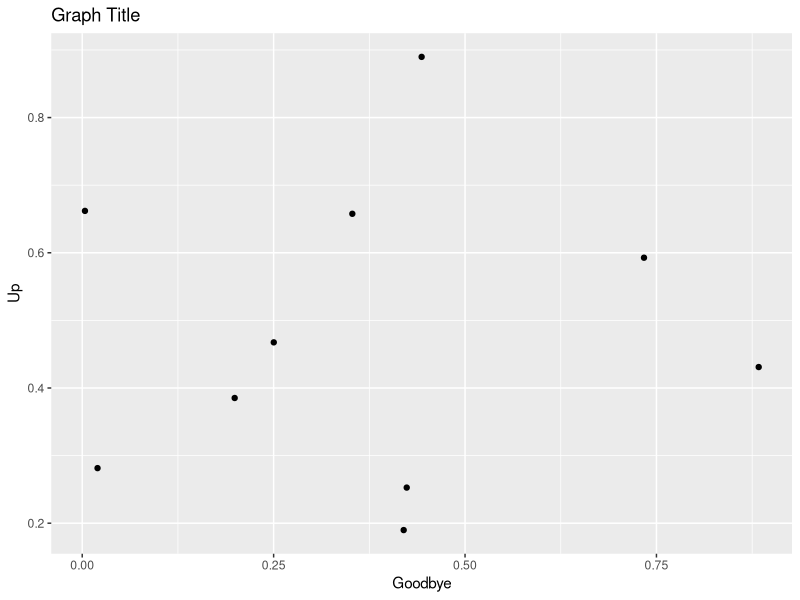

This figure's R source:
##----
##
##  Test File: Sample_Graph.R
##
##----

#' This file makes a sample graph.
#' It's point is to demonstrate how to save a file to GitHub and track changes.

library(ggplot2)

# Some points:
x <- data.frame(a=runif(10),
                b=runif(10))

# Some graph:
ggplot(x, aes(a,b)) +
  geom_point() +
  xlab("Goodbye") +
  ylab("Up") +
  ggtitle("Graph Title")
